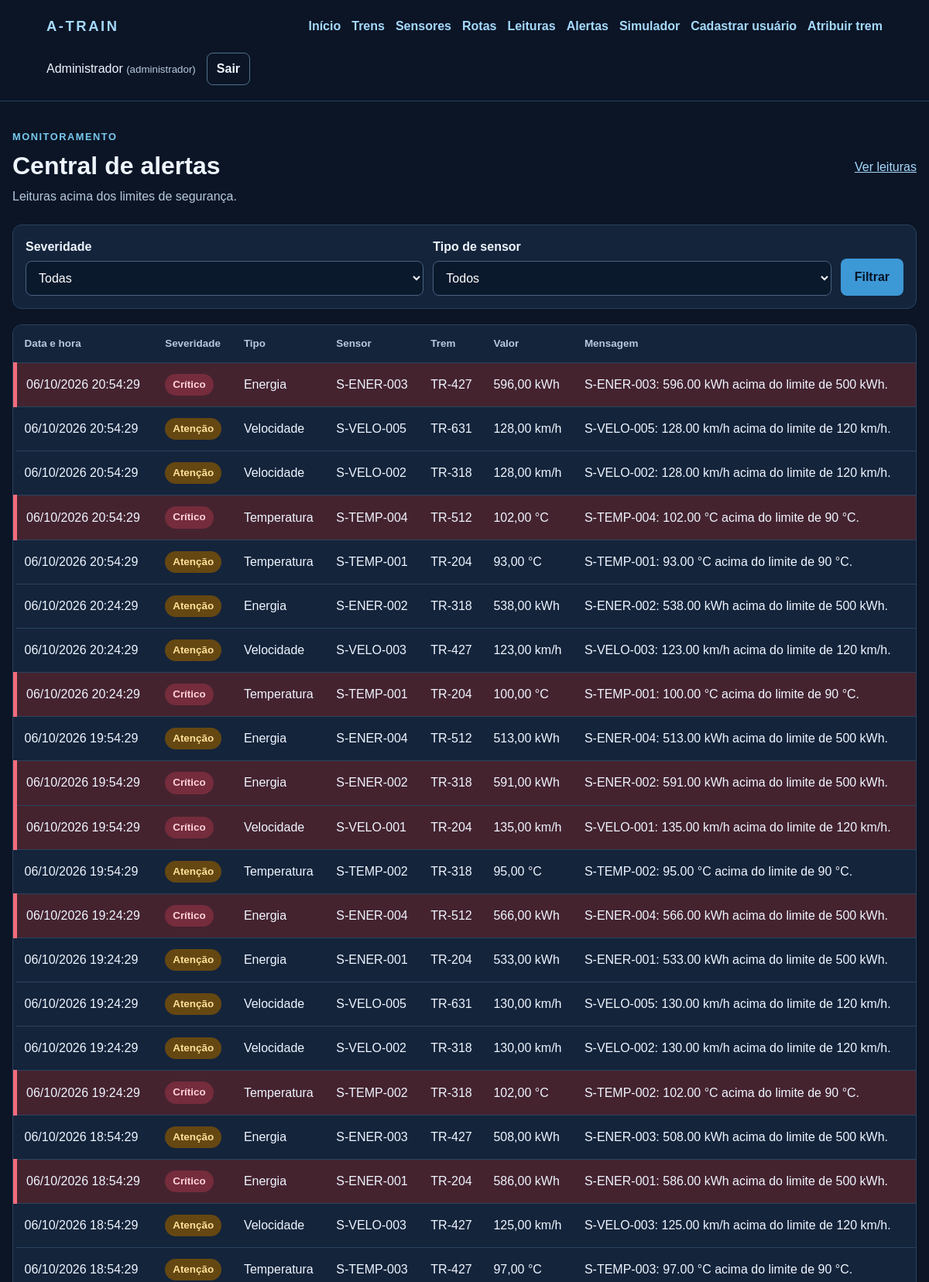
The page /notificacoes_alertas.php (signed in, upper part) on the database its author committed.
### tables this page shows
CREATE TABLE alertas (
    id_alerta INT UNSIGNED NOT NULL AUTO_INCREMENT PRIMARY KEY,
    id_leitura INT UNSIGNED NOT NULL UNIQUE,
    tipo VARCHAR(40) NOT NULL,
    severidade ENUM('atencao', 'critico') NOT NULL,
    mensagem VARCHAR(200) NOT NULL,
    data_hora DATETIME NOT NULL,
    INDEX idx_alertas_data (data_hora),
    INDEX idx_alertas_severidade_tipo (severidade, tipo),
    CONSTRAINT fk_alertas_leituras FOREIGN KEY (id_leitura) REFERENCES leituras (id_leitura) ON DELETE CASCADE
);

CREATE TABLE sensores (
    id_sensor INT UNSIGNED NOT NULL AUTO_INCREMENT PRIMARY KEY,
    id_trem INT UNSIGNED NOT NULL,
    codigo VARCHAR(20) NOT NULL UNIQUE,
    tipo ENUM('temperatura', 'velocidade', 'energia', 'localizacao') NOT NULL,
    localizacao VARCHAR(80) NOT NULL,
    segmento VARCHAR(80) NOT NULL,
    INDEX idx_sensores_tipo (tipo),
    INDEX idx_sensores_trem_tipo (id_trem, tipo),
    CONSTRAINT chk_sensores_codigo CHECK (codigo REGEXP '^S-(TEMP|VELO|ENER|LOCA)-[0-9]{3}$'),
    CONSTRAINT fk_sensores_trens FOREIGN KEY (id_trem) REFERENCES trens (id_trem) ON DELETE RESTRICT
);

CREATE TABLE trens (
    id_trem INT UNSIGNED NOT NULL AUTO_INCREMENT PRIMARY KEY,
    prefixo VARCHAR(6) NOT NULL UNIQUE,
    modelo VARCHAR(120) NOT NULL,
    ano SMALLINT UNSIGNED NOT NULL,
    status ENUM('normal', 'atencao', 'critico') NOT NULL DEFAULT 'normal',
    capacidade_toneladas DECIMAL(8,2) NOT NULL,
    ultima_inspecao DATE NULL,
    CONSTRAINT chk_trens_ano CHECK (ano BETWEEN 1900 AND 2100),
    CONSTRAINT chk_trens_capacidade CHECK (capacidade_toneladas > 0)
);

CREATE TABLE leituras (
    id_leitura INT UNSIGNED NOT NULL AUTO_INCREMENT PRIMARY KEY,
    id_sensor INT UNSIGNED NOT NULL,
    data_hora DATETIME NOT NULL,
    valor DECIMAL(10,2) NOT NULL,
    unidade VARCHAR(10) NOT NULL,
    INDEX idx_leituras_sensor_data (id_sensor, data_hora, id_leitura),
    INDEX idx_leituras_data (data_hora),
    CONSTRAINT fk_leituras_sensores FOREIGN KEY (id_sensor) REFERENCES sensores (id_sensor) ON DELETE CASCADE
);

### includes/seguranca.php (called while the page is built, shortened)
<?php
function escapar(?string $valor): string
{
    return htmlspecialchars($valor ?? '', ENT_QUOTES | ENT_SUBSTITUTE, 'UTF-8');
}

### includes/sensores_dados.php (called while the page is built, shortened)
<?php
function tiposSensor(): array
{
    return ['temperatura'=>'Temperatura', 'velocidade'=>'Velocidade', 'energia'=>'Energia', 'localizacao'=>'Localização'];
}

### notificacoes_alertas.php (the view, shortened to what this page needs)
<?php
require __DIR__ . '/includes/seguranca.php';
require __DIR__ . '/includes/sensores_dados.php';
require __DIR__ . '/config/conexao.php';
$sql = 'SELECT a.id_alerta, a.tipo, a.severidade, a.mensagem, a.data_hora, s.codigo, t.prefixo, l.valor, l.unidade FROM alertas a INNER JOIN leituras l ON l.id_leitura=a.id_leitura INNER JOIN sensores s ON s.id_sensor=l.id_sensor INNER JOIN trens t ON t.id_trem=s.id_trem';
$sql .= ' ORDER BY a.data_hora DESC, a.id_alerta DESC LIMIT 100';
$consulta = $conexao->prepare($sql);
$consulta->execute(); $alertas = $consulta->get_result()->fetch_all(MYSQLI_ASSOC); $consulta->close();
?>
<!doctype html><html lang="pt-BR"><head><meta charset="utf-8"><meta name="viewport" content="width=device-width, initial-scale=1"><title>Alertas | A-TRAIN</title><link rel="stylesheet" href="assets/css/estilo.css"></head><body>
<?php require __DIR__ . '/includes/cabecalho.php'; ?>
<main class="pagina"><div class="titulo-pagina"><div><p class="sobretitulo">Monitoramento</p><h1>Central de alertas</h1><p class="descricao">Leituras acima dos limites de segurança.</p></div><a href="leituras.php">Ver leituras</a></div>
<form class="filtros" method="get"><div><label for="severidade">Severidade</label><select id="severidade" name="severidade"><option value="">Todas</option></select></div><div><label for="tipo">Tipo de sensor</label><select id="tipo" name="tipo"><option value="">Todos</option></select></div><button type="submit">Filtrar</button></form>
<?php if (!$alertas): ?><p class="cartao vazio">Nenhum alerta encontrado para esta consulta.</p><?php else: ?><div class="lista"><table><thead><tr><th>Data e hora</th><th>Severidade</th><th>Tipo</th><th>Sensor</th><th>Trem</th><th>Valor</th><th>Mensagem</th></tr></thead><tbody><?php foreach ($alertas as $alerta): ?><tr class="linha-alerta-<?= escapar($alerta['severidade']) ?>"><td data-label="Data e hora"><?= escapar(date('d/m/Y H:i:s', strtotime($alerta['data_hora']))) ?></td><td data-label="Severidade"><span class="estado estado-<?= escapar($alerta['severidade']) ?>"><?= $alerta['severidade'] === 'critico' ? 'Crítico' : 'Atenção' ?></span></td><td data-label="Tipo"><?= escapar(tiposSensor()[$alerta['tipo']] ?? $alerta['tipo']) ?></td><td data-label="Sensor"><?= escapar($alerta['codigo']) ?></td><td data-label="Trem"><?= escapar($alerta['prefixo']) ?></td><td data-label="Valor"><?= escapar(number_format((float) $alerta['valor'], 2, ',', '.')) ?> <?= escapar($alerta['unidade']) ?></td><td data-label="Mensagem"><?= escapar($alerta['mensagem']) ?></td></tr><?php endforeach; ?></tbody></table></div><?php endif; ?></main></body></html>

### assets/css/estilo.css (style rules this page uses)
* { box-sizing: border-box; }
body { margin: 0; min-height: 100vh; background: #0b1526; color: #eff5ff; font: 16px/1.5 Arial, sans-serif; }
h1 { margin: 20px 0 4px; font-size: clamp(1.6rem, 4vw, 2rem); }
.descricao { color: #b6c9de; margin: 0 0 28px; }
form { display: grid; gap: 9px; }
label { margin-top: 12px; font-weight: 600; }
input, select { width: 100%; background: #0b192d; color: #fff; border: 1px solid #49617d; border-radius: 8px; padding: 12px; font: inherit; }
button, .botao-link { display: inline-block; margin-top: 20px; background: #3d98d6; color: #071527; border: 0; border-radius: 8px; padding: 12px 18px; font: inherit; font-weight: 700; text-align: center; text-decoration: none; cursor: pointer; }
.pagina { width: min(100% - 32px, 1200px); margin: 36px auto 72px; }
.titulo-pagina { display: flex; justify-content: space-between; align-items: center; flex-wrap: wrap; gap: 18px; margin-bottom: 24px; }
.titulo-pagina h1 { margin: 4px 0; }
.titulo-pagina a:not(.botao-link), .acoes a, .acoes-tabela a { color: #a5d9fb; }
.sobretitulo { margin: 0; color: #78c9ee; font-size: .8rem; text-transform: uppercase; letter-spacing: .12em; font-weight: 700; }
.titulo-pagina .descricao { margin: 4px 0 0; }
.filtros { display: flex; flex-wrap: wrap; align-items: end; gap: 12px; margin-bottom: 20px; padding: 16px; border: 1px solid #29435e; border-radius: 12px; background: #14243b; }
.filtros > div { flex: 1 1 190px; }
.filtros label { display: block; margin: 0 0 6px; }
.filtros button { margin: 0; }
.lista { overflow-x: auto; border: 1px solid #29435e; border-radius: 12px; }
table { width: 100%; border-collapse: collapse; background: #14243b; }
th, td { padding: 14px 12px; text-align: left; border-bottom: 1px solid #29435e; vertical-align: middle; }
th { color: #b6c9de; font-size: .84rem; white-space: nowrap; }
.estado { display: inline-block; padding: 4px 10px; border-radius: 100px; font-size: .84rem; font-weight: 700; }
.estado-atencao { color: #ffe199; background: #654712; }
.estado-critico { color: #ffd3d9; background: #752c3c; }
.linha-alerta-critico { background: #44232f; border-left: 5px solid #f36c7d; }

### rows shown on the page
alertas: data_hora "06/10/2026 20:54:29", severidade "Crítico", tipo "Energia", sensores.codigo "S-ENER-003", trens.prefixo "TR-427", id_leitura.valor "596,00", id_leitura.unidade "kWh", mensagem "S-ENER-003: 596.00 kWh acima do limite de 500 kWh."
alertas: data_hora "06/10/2026 20:54:29", severidade "Atenção", tipo "Velocidade", sensores.codigo "S-VELO-005", trens.prefixo "TR-631", id_leitura.valor "128,00", id_leitura.unidade "km/h", mensagem "S-VELO-005: 128.00 km/h acima do limite de 120 km/h."
alertas: data_hora "06/10/2026 20:54:29", severidade "Atenção", tipo "Velocidade", sensores.codigo "S-VELO-002", trens.prefixo "TR-318", id_leitura.valor "128,00", id_leitura.unidade "km/h", mensagem "S-VELO-002: 128.00 km/h acima do limite de 120 km/h."
alertas: data_hora "06/10/2026 20:54:29", severidade "Crítico", tipo "Temperatura", sensores.codigo "S-TEMP-004", trens.prefixo "TR-512", id_leitura.valor "102,00", id_leitura.unidade "°C", mensagem "S-TEMP-004: 102.00 °C acima do limite de 90 °C."
alertas: data_hora "06/10/2026 20:54:29", severidade "Atenção", tipo "Temperatura", sensores.codigo "S-TEMP-001", trens.prefixo "TR-204", id_leitura.valor "93,00", id_leitura.unidade "°C", mensagem "S-TEMP-001: 93.00 °C acima do limite de 90 °C."
alertas: data_hora "06/10/2026 20:24:29", severidade "Atenção", tipo "Energia", sensores.codigo "S-ENER-002", trens.prefixo "TR-318", id_leitura.valor "538,00", id_leitura.unidade "kWh", mensagem "S-ENER-002: 538.00 kWh acima do limite de 500 kWh."
alertas: data_hora "06/10/2026 20:24:29", severidade "Atenção", tipo "Velocidade", sensores.codigo "S-VELO-003", trens.prefixo "TR-427", id_leitura.valor "123,00", id_leitura.unidade "km/h", mensagem "S-VELO-003: 123.00 km/h acima do limite de 120 km/h."
alertas: data_hora "06/10/2026 20:24:29", severidade "Crítico", tipo "Temperatura", sensores.codigo "S-TEMP-001", trens.prefixo "TR-204", id_leitura.valor "100,00", id_leitura.unidade "°C", mensagem "S-TEMP-001: 100.00 °C acima do limite de 90 °C."
alertas: data_hora "06/10/2026 19:54:29", severidade "Atenção", tipo "Energia", sensores.codigo "S-ENER-004", trens.prefixo "TR-512", id_leitura.valor "513,00", id_leitura.unidade "kWh", mensagem "S-ENER-004: 513.00 kWh acima do limite de 500 kWh."
alertas: data_hora "06/10/2026 19:54:29", severidade "Crítico", tipo "Energia", sensores.codigo "S-ENER-002", trens.prefixo "TR-318", id_leitura.valor "591,00", id_leitura.unidade "kWh", mensagem "S-ENER-002: 591.00 kWh acima do limite de 500 kWh."
alertas: data_hora "06/10/2026 19:54:29", severidade "Crítico", tipo "Velocidade", sensores.codigo "S-VELO-001", trens.prefixo "TR-204", id_leitura.valor "135,00", id_leitura.unidade "km/h", mensagem "S-VELO-001: 135.00 km/h acima do limite de 120 km/h."
alertas: data_hora "06/10/2026 19:54:29", severidade "Atenção", tipo "Temperatura", sensores.codigo "S-TEMP-002", trens.prefixo "TR-318", id_leitura.valor "95,00", id_leitura.unidade "°C", mensagem "S-TEMP-002: 95.00 °C acima do limite de 90 °C."
alertas: data_hora "06/10/2026 19:24:29", severidade "Crítico", tipo "Energia", sensores.codigo "S-ENER-004", trens.prefixo "TR-512", id_leitura.valor "566,00", id_leitura.unidade "kWh", mensagem "S-ENER-004: 566.00 kWh acima do limite de 500 kWh."
alertas: data_hora "06/10/2026 19:24:29", severidade "Atenção", tipo "Energia", sensores.codigo "S-ENER-001", trens.prefixo "TR-204", id_leitura.valor "533,00", id_leitura.unidade "kWh", mensagem "S-ENER-001: 533.00 kWh acima do limite de 500 kWh."
alertas: data_hora "06/10/2026 19:24:29", severidade "Atenção", tipo "Velocidade", sensores.codigo "S-VELO-005", trens.prefixo "TR-631", id_leitura.valor "130,00", id_leitura.unidade "km/h", mensagem "S-VELO-005: 130.00 km/h acima do limite de 120 km/h."
alertas: data_hora "06/10/2026 19:24:29", severidade "Atenção", tipo "Velocidade", sensores.codigo "S-VELO-002", trens.prefixo "TR-318", id_leitura.valor "130,00", id_leitura.unidade "km/h", mensagem "S-VELO-002: 130.00 km/h acima do limite de 120 km/h."
alertas: data_hora "06/10/2026 19:24:29", severidade "Crítico", tipo "Temperatura", sensores.codigo "S-TEMP-002", trens.prefixo "TR-318", id_leitura.valor "102,00", id_leitura.unidade "°C", mensagem "S-TEMP-002: 102.00 °C acima do limite de 90 °C."
alertas: data_hora "06/10/2026 18:54:29", severidade "Atenção", tipo "Energia", sensores.codigo "S-ENER-003", trens.prefixo "TR-427", id_leitura.valor "508,00", id_leitura.unidade "kWh", mensagem "S-ENER-003: 508.00 kWh acima do limite de 500 kWh."
alertas: data_hora "06/10/2026 18:54:29", severidade "Crítico", tipo "Energia", sensores.codigo "S-ENER-001", trens.prefixo "TR-204", id_leitura.valor "586,00", id_leitura.unidade "kWh", mensagem "S-ENER-001: 586.00 kWh acima do limite de 500 kWh."
alertas: data_hora "06/10/2026 18:54:29", severidade "Atenção", tipo "Velocidade", sensores.codigo "S-VELO-003", trens.prefixo "TR-427", id_leitura.valor "125,00", id_leitura.unidade "km/h", mensagem "S-VELO-003: 125.00 km/h acima do limite de 120 km/h."
alertas: data_hora "06/10/2026 18:54:29", severidade "Atenção", tipo "Temperatura", sensores.codigo "S-TEMP-003", trens.prefixo "TR-427", id_leitura.valor "97,00", id_leitura.unidade "°C", mensagem "S-TEMP-003: 97.00 °C acima do limite de 90 °C."

### other values the page prints
escapar($_SESSION['nome'] ?? $_SESSION['login']) "Administrador"
escapar($_SESSION['papel']) "administrador"
